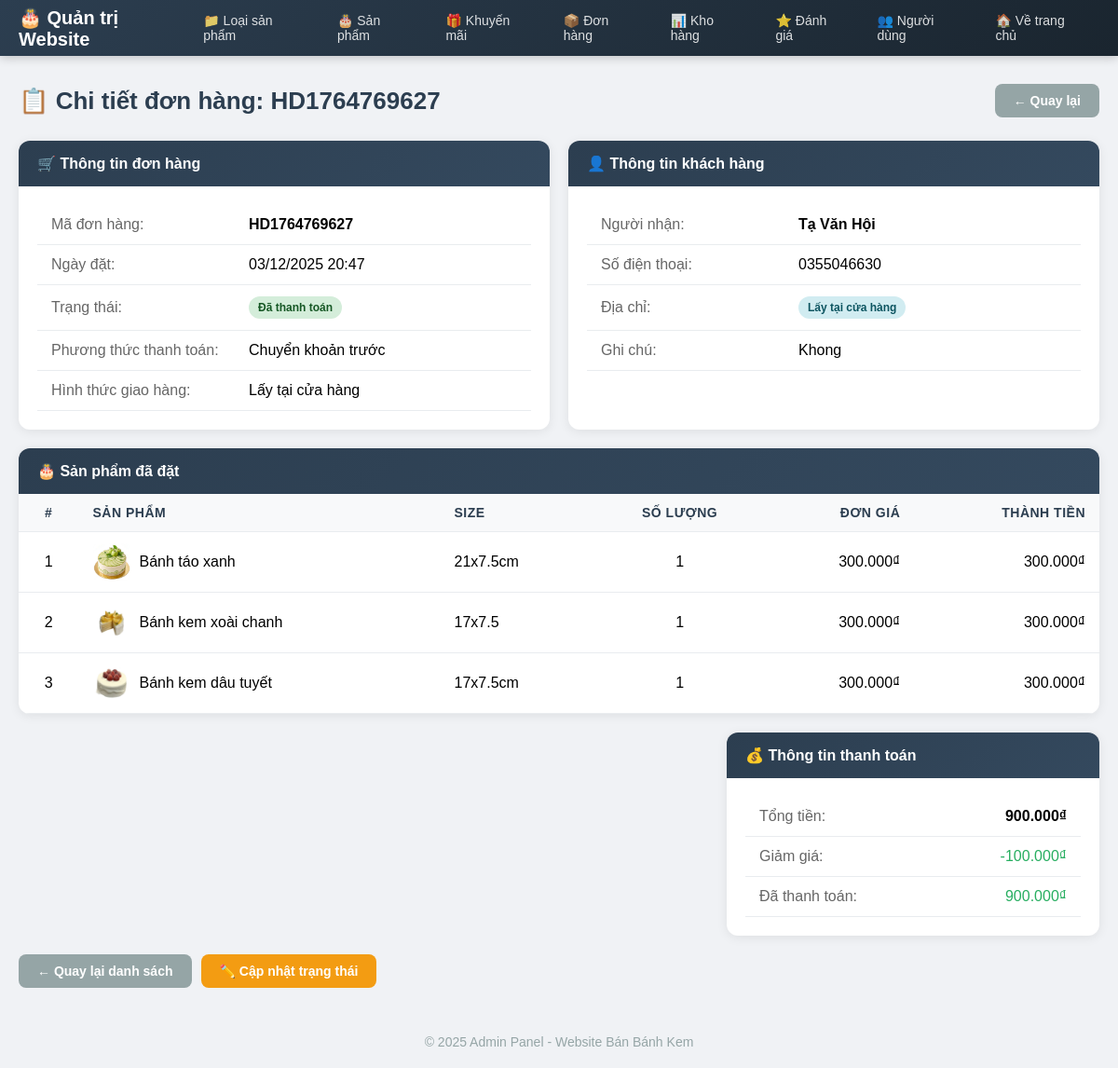
The app's page /Admin/orderDetail/30 (signed in) with its own data.
### tables this page shows
CREATE TABLE `orders` (
  `id` int(11) NOT NULL,
  `user_id` int(11) NOT NULL,
  `order_code` varchar(50) NOT NULL,
  `receiver` varchar(100) NOT NULL,
  `phone` varchar(20) NOT NULL,
  `address` varchar(255) NOT NULL,
  `delivery_method` varchar(20) NOT NULL DEFAULT 'home',
  `payment_method` varchar(20) NOT NULL,
  `total_amount` decimal(15,2) NOT NULL DEFAULT 0.00,
  `discount_amount` decimal(15,2) NOT NULL DEFAULT 0.00,
  `coupon_code` varchar(100) DEFAULT NULL,
  `transaction_info` varchar(30) NOT NULL,
  `note` text DEFAULT NULL,
  `created_at` datetime DEFAULT current_timestamp(),
  `received_amount` decimal(15,2) DEFAULT 0.00,
  `lack_amount` decimal(15,2) DEFAULT 0.00
);

CREATE TABLE `order_details` (
  `id` int(11) NOT NULL,
  `order_id` varchar(20) NOT NULL,
  `product_id` varchar(50) NOT NULL,
  `size` varchar(10) NOT NULL,
  `quantity` int(11) NOT NULL,
  `price` decimal(15,2) NOT NULL,
  `sale_price` decimal(15,2) NOT NULL,
  `total` decimal(15,2) NOT NULL,
  `image` varchar(255) DEFAULT NULL,
  `product_type` varchar(100) DEFAULT NULL,
  `product_name` varchar(255) DEFAULT NULL
);

CREATE TABLE `tblsanpham` (
  `maLoaiSP` varchar(50) NOT NULL,
  `masp` varchar(20) NOT NULL,
  `tensp` varchar(50) NOT NULL,
  `hinhanh` varchar(50) NOT NULL,
  `soluong` int(11) NOT NULL,
  `mota` varchar(200) NOT NULL,
  `createDate` date NOT NULL
);

### app/Controller.php (called while the page is built, shortened)
<?php
class Controller {
    public function model($model){
        return new $model;
    }
    public function view($view, $data = []){
        extract($data);
        require "./views/" . $view . ".php";
    }
}

### controllers/Admin.php (called while the page is built, shortened)
<?php
class Admin extends Controller{
    public function orderDetail($id) {
        $orderModel = $this->model('OrderModel');
        $orderDetailModel = $this->model('OrderDetailModel');
        $order = $orderModel->getOrderById($id);
        $details = $orderDetailModel->getByOrderId($id);
        $this->view('adminPage', [
            'page' => 'OrderDetailAdminView',
            'order' => $order,
            'details' => $details
        ]);
    }
}

### app/App.php (called while the page is built, shortened)
<?php
class App{
    protected $action="Show";
 public function __construct(){
        $arr=array();
        if(isset($_GET["url"])){
            $arr=$this->urlprocess();
        }
        if(isset($arr[0])&& file_exists("./controllers/".$arr[0].".php")){
            unset($arr[0]);
        }
        $this->controller= new $this->controller;
        if(isset($arr[1]) && method_exists($this->controller,$arr[1])){
            $this->action=$arr[1];
        }
        unset($arr[1]);
        $this->param =$arr?array_values($arr):array();
        call_user_func_array(array($this->controller,$this->action),$this->param);
    }
   public function urlprocess(){
        if(isset($_GET["url"])){
           return explode('/', filter_var(trim($_GET["url"],'/')));
        }
        return array();
    }
}

### index.php (called while the page is built, shortened)
<?php
require_once "app/DB.php";
require_once "app/Controller.php";
require_once "app/App.php";
$App = new App();
?>

### app/DB.php (called while the page is built, shortened)
<?php
class DB {
    private $host='localhost';
    private $user='root';
    private $pass='';
    private $dbname='website';
    public function __construct(){
        $this->db=$this->Connect();
    }
    public function Connect(){
        $dsn='mysql:host='.$this->host.';port=3306;dbname='.$this->dbname;
        $pdo=new PDO($dsn,$this->user,$this->pass);
        $pdo->setAttribute(PDO::ATTR_DEFAULT_FETCH_MODE,PDO::FETCH_ASSOC);
        return $pdo;
    }
}

### models/BaseModel.php (called while the page is built, shortened)
<?php
class BaseModel extends DB {
    public function __construct()
    {
        if ($this->db instanceof PDO) {
            $this->db->setAttribute(PDO::ATTR_ERRMODE, PDO::ERRMODE_EXCEPTION);
        } else {
            error_log("❌ BaseModel: \$this->db KHÔNG PHẢI PDO - LỖI KẾT NỐI");
        }
    }
    public function select($sql, $params = []) {
        try {
            $stmt = $this->db->prepare($sql);
            $stmt->execute($params);
            return $stmt->fetchAll(PDO::FETCH_ASSOC);
        } catch (PDOException $e) {
            error_log("Lỗi BaseModel::select(): " . $e->getMessage());
            return [];
        }
    }
}

### models/OrderModel.php (called while the page is built, shortened)
<?php
require_once __DIR__ . '/BaseModel.php';
class OrderModel extends BaseModel {
    public function getOrderById($orderId)
    {
        $sql = "SELECT * FROM orders WHERE id = ?";
        $result = $this->select($sql, [$orderId]);
        return $result ? $result[0] : null;
    }
}

### models/OrderDetailModel.php (called while the page is built, shortened)
<?php
class OrderDetailModel extends BaseModel {
    protected $table = 'order_details';
    public function getByOrderId($orderId) {
        $sql = "SELECT od.*, p.tensp as product_name, p.hinhanh as product_image
                FROM {$this->table} od
                LEFT JOIN tblsanpham p ON od.product_id = p.masp
                WHERE od.order_id = ?";
        return $this->select($sql, [$orderId]);
    }
}

### views/Back_end/OrderDetailAdminView.php (the view, shortened to what this page needs)
<?php
$order = $data['order'] ?? [];
$details = $data['details'] ?? [];
?>
<div class="page-header">
    <h2 class="page-title">📋 Chi tiết đơn hàng: <?= htmlspecialchars($order['order_code'] ?? '') ?></h2>
    <a href="<?= APP_URL ?>/Admin/orderList" class="btn btn-secondary">← Quay lại</a>
</div>
<div style="display: grid; grid-template-columns: 1fr 1fr; gap: 20px; margin-bottom: 20px;">
    <div class="card">
        <div class="card-header">🛒 Thông tin đơn hàng</div>
        <div class="card-body">
            <table class="table" style="margin:0;">
                <tr>
                    <td style="width:40%; color:#666;">Mã đơn hàng:</td>
                    <td><strong><?= htmlspecialchars($order['order_code'] ?? '') ?></strong></td>
                </tr>
                <tr>
                    <td style="color:#666;">Ngày đặt:</td>
                    <td><?= date('d/m/Y H:i', strtotime($order['created_at'] ?? '')) ?></td>
                </tr>
                <tr>
                    <td style="color:#666;">Trạng thái:</td>
                    <td>
                        <?php
                        $status = $order['transaction_info'] ?? '';
                        if ($status == 'dathanhtoan') {
                            echo '<span class="badge badge-success">Đã thanh toán</span>';
                        } elseif ($status == 'thanhtoanthieu') {
                            echo '<span class="badge badge-warning">Thanh toán thiếu</span>';
                        } else {
                            echo '<span class="badge badge-danger">Chờ thanh toán</span>';
                        }
                        ?>
                    </td>
                </tr>
                <tr>
                    <td style="color:#666;">Phương thức thanh toán:</td>
                    <td>
                        <?php
                        $pm = $order['payment_method'] ?? '';
                        if ($pm == 'bank_before') echo 'Chuyển khoản trước';
                        elseif ($pm == 'bank_after' || $pm == 'bank') echo 'Chuyển khoản sau';
                        else echo 'Tiền mặt khi nhận hàng';
                        ?>
                    </td>
                </tr>
                <tr>
                    <td style="color:#666;">Hình thức giao hàng:</td>
                    <td>
                        <?= ($order['delivery_method'] ?? '') === 'store' ? 'Lấy tại cửa hàng' : 'Giao hàng tận nơi' ?>
                    </td>
                </tr>
            </table>
        </div>
    </div>
    <div class="card">
        <div class="card-header">👤 Thông tin khách hàng</div>
        <div class="card-body">
            <table class="table" style="margin:0;">
                <tr>
                    <td style="width:40%; color:#666;">Người nhận:</td>
                    <td><strong><?= htmlspecialchars($order['receiver'] ?? '') ?></strong></td>
                </tr>
                <tr>
                    <td style="color:#666;">Số điện thoại:</td>
                    <td><?= htmlspecialchars($order['phone'] ?? '') ?></td>
                </tr>
                <tr>
                    <td style="color:#666;">Địa chỉ:</td>
                    <td>
                        <?= ($order['delivery_method'] ?? '') === 'store'
                            ? '<span class="badge badge-info">Lấy tại cửa hàng</span>'
                            : htmlspecialchars($order['address'] ?? '') ?>
                    </td>
                </tr>
                <?php if (!empty($order['note'])): ?>
                <tr>
                    <td style="color:#666;">Ghi chú:</td>
                    <td><?= htmlspecialchars($order['note']) ?></td>
                </tr>
                <?php endif; ?>
            </table>
        </div>
    </div>
</div>
<div class="card" style="margin-bottom: 20px;">
    <div class="card-header">🎂 Sản phẩm đã đặt</div>
    <div class="table-responsive">
        <table class="table">
            <thead>
                <tr>
                    <th class="text-center">#</th>
                    <th>Sản phẩm</th>
                    <th>Size</th>
                    <th class="text-center">Số lượng</th>
                    <th class="text-right">Đơn giá</th>
                    <th class="text-right">Thành tiền</th>
                </tr>
            </thead>
            <tbody>
                <?php if (!empty($details)): $i = 1; ?>
                    <?php foreach ($details as $item): ?>
                    <?php
                    $productId = $item['product_id'] ?? '';
                    if (strpos($productId, 'addon_') === 0 && empty($item['product_name'])) continue;
                    $productName = $item['product_name'] ?? $item['tensp'] ?? $productId;
                    $qty = (int)($item['quantity'] ?? $item['qty'] ?? 0);
                    $price = (float)($item['price'] ?? $item['gia'] ?? 0);
                    ?>
                    <tr>
                        <td class="text-center"><?= $i++ ?></td>
                        <td>
                            <div style="display:flex; align-items:center; gap:10px;">
                                <?php if (!empty($item['product_image'])): ?>
                                <img src="<?= APP_URL ?>/public/images/<?= $item['product_image'] ?>" style="width:40px; height:40px; object-fit:cover; border-radius:6px;">
                                <?php endif; ?>
                                <span><?= htmlspecialchars($productName) ?></span>
                            </div>
                        </td>
                        <td><?= htmlspecialchars($item['size'] ?? '') ?></td>
                        <td class="text-center"><?= $qty ?></td>
                        <td class="text-right"><?= number_format($price, 0, ',', '.') ?>₫</td>
                        <td class="text-right"><?= number_format($price * $qty, 0, ',', '.') ?>₫</td>
                    </tr>
                    <?php endforeach; ?>
                <?php else: ?>
                    <tr><td colspan="6" class="text-center" style="padding:30px; color:#95a5a6;">Không có sản phẩm</td></tr>
                <?php endif; ?>
            </tbody>
        </table>
    </div>
</div>
<div class="card" style="max-width: 400px; margin-left: auto;">
    <div class="card-header">💰 Thông tin thanh toán</div>
    <div class="card-body">
        <table class="table" style="margin:0;">
            <tr>
                <td style="color:#666;">Tổng tiền:</td>
                <td class="text-right"><strong><?= number_format($order['total_amount'] ?? 0, 0, ',', '.') ?>₫</strong></td>
            </tr>
            <?php if (!empty($order['discount_amount']) && $order['discount_amount'] > 0): ?>
            <tr>
                <td style="color:#666;">Giảm giá:</td>
                <td class="text-right" style="color:#27ae60;">-<?= number_format($order['discount_amount'], 0, ',', '.') ?>₫</td>
            </tr>
            <?php endif; ?>
            <tr>
                <td style="color:#666;">Đã thanh toán:</td>
                <td class="text-right" style="color:#27ae60;"><?= number_format($order['received_amount'] ?? 0, 0, ',', '.') ?>₫</td>
            </tr>
        </table>
    </div>
</div>
<div style="margin-top: 20px; display: flex; gap: 10px;">
    <a href="<?= APP_URL ?>/Admin/orderList" class="btn btn-secondary">← Quay lại danh sách</a>
    <a href="<?= APP_URL ?>/Admin/orderUpdateStatus/<?= $order['id'] ?>" class="btn btn-warning">✏️ Cập nhật trạng thái</a>
</div>

### public/css/admin.css (style rules this page uses)
* { margin: 0; padding: 0; box-sizing: border-box; }
body { font-family: Arial, sans-serif; background: #f0f2f5; min-height: 100vh; }
.page-header { display: flex; justify-content: space-between; align-items: center; margin-bottom: 25px; }
.page-title { font-size: 26px; color: #2c3e50; font-weight: 700; display: flex; align-items: center; gap: 10px; }
.card { background: #fff; border-radius: 12px; box-shadow: 0 2px 12px rgba(0,0,0,0.08); overflow: hidden; }
.card-header { background: linear-gradient(135deg, #2c3e50 0%, #34495e 100%); color: #fff; padding: 15px 20px; font-weight: 600; font-size: 16px; }
.card-body { padding: 20px; }
.btn { padding: 10px 20px; border-radius: 8px; font-size: 14px; font-weight: 600; cursor: pointer; text-decoration: none; display: inline-flex; align-items: center; gap: 6px; border: none; transition: all 0.3s; }
.btn-warning { background: #f39c12; color: #fff; }
.btn-secondary { background: #95a5a6; color: #fff; }
.table-responsive { overflow-x: auto; }
.table { width: 100%; border-collapse: collapse; }
.table th, .table td { padding: 12px 15px; text-align: left; border-bottom: 1px solid #e9ecef; vertical-align: middle; }
.table thead { background: #f8f9fa; }
.table thead th { font-weight: 600; color: #2c3e50; font-size: 14px; text-transform: uppercase; letter-spacing: 0.5px; }
.table .text-center { text-align: center; }
.table .text-right { text-align: right; }
.badge { display: inline-block; padding: 5px 10px; border-radius: 20px; font-size: 12px; font-weight: 600; }
.badge-success { background: #d4edda; color: #155724; }
.badge-info { background: #d1ecf1; color: #0c5460; }

### records on screen
orders: order_code "HD1764769627", created_at "03/12/2025 20:47", receiver "Tạ Văn Hội", phone "0355046630", note "Khong", total_amount "900.000", discount_amount "100.000", received_amount "900.000"
order_details: tblsanpham.hinhanh (picture), tblsanpham.tensp "Bánh táo xanh", size "21x7.5cm", quantity "1", price "300.000", $price * $qty "300.000"
order_details: tblsanpham.hinhanh (picture), tblsanpham.tensp "Bánh kem xoài chanh", size "17x7.5", quantity "1", price "300.000", $price * $qty "300.000"
order_details: tblsanpham.hinhanh (picture), tblsanpham.tensp "Bánh kem dâu tuyết", size "17x7.5cm", quantity "1", price "300.000", $price * $qty "300.000"
